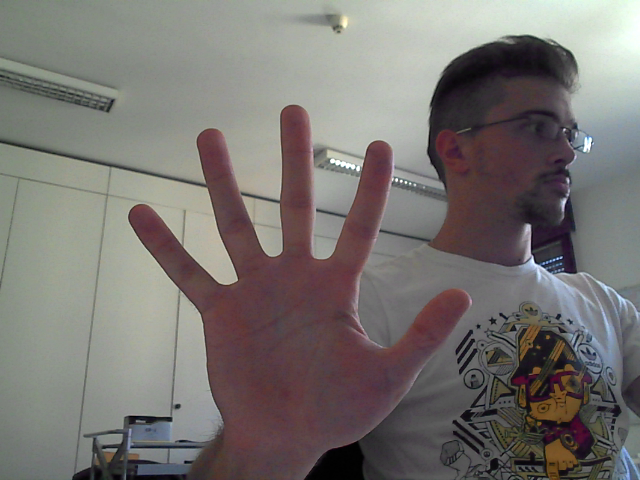
#> input picture test_img/1-color.png, 640 x 480 px, given in place of the camera
$ python shit.py
#> lines starting #> are read from the running program, lines starting #| are printed output that depends on the picture
#> further down, frame is the input picture: shape (480, 640, 3); mean B, G, R 113.1, 116, 120
#> (key Esc is pressed here)
### image_processor.py
import numpy as np
import cv2
import imutils


def crop(img):
    frame = imutils.resize(img, width=400)
#> frame: shape (300, 400, 3)
    frame = frame[0:200, 100:300]
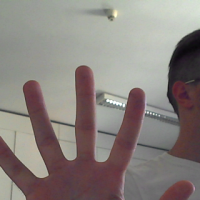
#> frame: shape (200, 200, 3); mean B, G, R 125.2, 129.3, 136.9
    frame = to_gray(frame)
    return frame


def to_gray(img):
    return cv2.cvtColor(img, cv2.COLOR_BGR2GRAY)
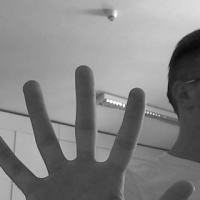
#> returned value: shape (200, 200); min 9, max 255, mean 131.1


def extract_skin (img):
    # No fucking clue how that works
    lower = np.array([0, 35, 70], dtype="uint8")
    upper = np.array([255, 180, 180], dtype="uint8")

    frame = crop(img)

    frame = cv2.GaussianBlur(frame, (5, 5), 0)
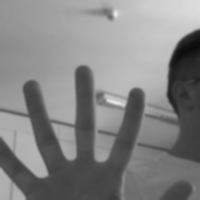
#> frame: shape (200, 200); min 11, max 234, mean 131.1
#> (the run stopped early here; a loop or call above may not have finished)
